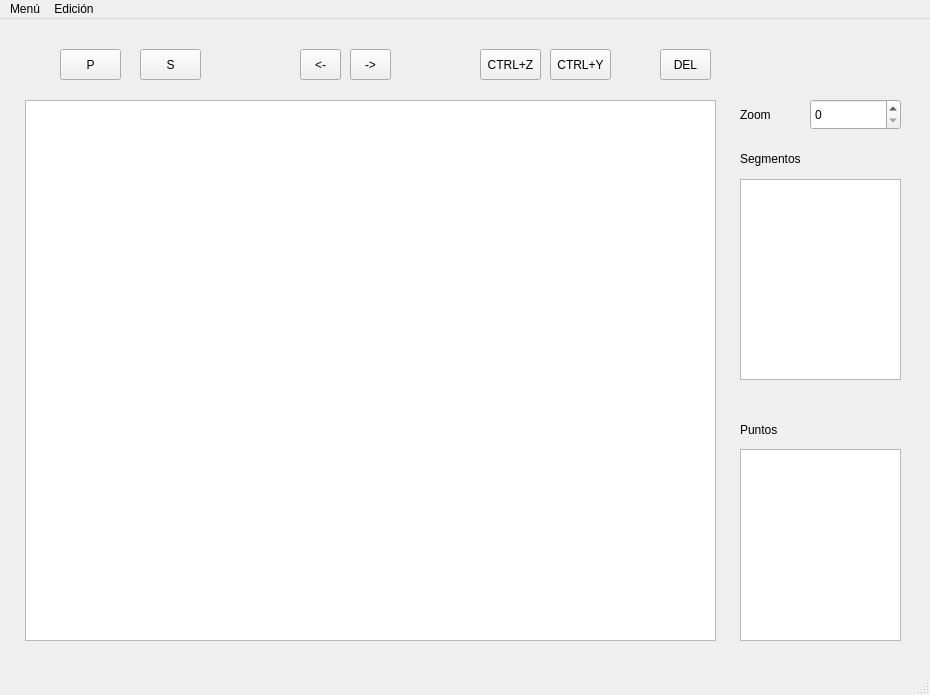
<?xml version="1.0" encoding="UTF-8"?>
<ui version="4.0">
 <class>MainWindow</class>
 <widget class="QMainWindow" name="MainWindow">
  <property name="geometry">
   <rect>
    <x>0</x>
    <y>0</y>
    <width>930</width>
    <height>695</height>
   </rect>
  </property>
  <property name="windowTitle">
   <string>MainWindow</string>
  </property>
  <widget class="QWidget" name="centralwidget">
   <widget class="QSpinBox" name="spin_zoom">
    <property name="geometry">
     <rect>
      <x>810</x>
      <y>80</y>
      <width>91</width>
      <height>31</height>
     </rect>
    </property>
    <property name="maximum">
     <number>5</number>
    </property>
   </widget>
   <widget class="QLabel" name="label_zoom">
    <property name="geometry">
     <rect>
      <x>740</x>
      <y>80</y>
      <width>51</width>
      <height>31</height>
     </rect>
    </property>
    <property name="text">
     <string>Zoom</string>
    </property>
   </widget>
   <widget class="QListWidget" name="lista_segmentos">
    <property name="geometry">
     <rect>
      <x>740</x>
      <y>160</y>
      <width>161</width>
      <height>201</height>
     </rect>
    </property>
   </widget>
   <widget class="QLabel" name="label_segmentos">
    <property name="geometry">
     <rect>
      <x>740</x>
      <y>130</y>
      <width>141</width>
      <height>20</height>
     </rect>
    </property>
    <property name="text">
     <string>Segmentos</string>
    </property>
   </widget>
   <widget class="QListWidget" name="lista_puntos">
    <property name="geometry">
     <rect>
      <x>740</x>
      <y>430</y>
      <width>161</width>
      <height>192</height>
     </rect>
    </property>
   </widget>
   <widget class="QLabel" name="label_puntos">
    <property name="geometry">
     <rect>
      <x>740</x>
      <y>400</y>
      <width>141</width>
      <height>21</height>
     </rect>
    </property>
    <property name="text">
     <string>Puntos</string>
    </property>
   </widget>
   <widget class="QToolButton" name="boton_punto">
    <property name="geometry">
     <rect>
      <x>60</x>
      <y>30</y>
      <width>61</width>
      <height>31</height>
     </rect>
    </property>
    <property name="text">
     <string>P</string>
    </property>
   </widget>
   <widget class="QToolButton" name="boton_segmento">
    <property name="geometry">
     <rect>
      <x>140</x>
      <y>30</y>
      <width>61</width>
      <height>31</height>
     </rect>
    </property>
    <property name="text">
     <string>S</string>
    </property>
   </widget>
   <widget class="QToolButton" name="boton_deshacer">
    <property name="geometry">
     <rect>
      <x>480</x>
      <y>30</y>
      <width>61</width>
      <height>31</height>
     </rect>
    </property>
    <property name="text">
     <string>CTRL+Z</string>
    </property>
   </widget>
   <widget class="QToolButton" name="boton_rehacer">
    <property name="geometry">
     <rect>
      <x>550</x>
      <y>30</y>
      <width>61</width>
      <height>31</height>
     </rect>
    </property>
    <property name="text">
     <string>CTRL+Y</string>
    </property>
   </widget>
   <widget class="QGraphicsView" name="frame_edicion">
    <property name="geometry">
     <rect>
      <x>25</x>
      <y>81</y>
      <width>691</width>
      <height>541</height>
     </rect>
    </property>
   </widget>
   <widget class="QToolButton" name="boton_borrar">
    <property name="geometry">
     <rect>
      <x>660</x>
      <y>30</y>
      <width>51</width>
      <height>31</height>
     </rect>
    </property>
    <property name="text">
     <string>DEL</string>
    </property>
   </widget>
   <widget class="QToolButton" name="boton_previo">
    <property name="geometry">
     <rect>
      <x>300</x>
      <y>30</y>
      <width>41</width>
      <height>31</height>
     </rect>
    </property>
    <property name="text">
     <string>&lt;-</string>
    </property>
   </widget>
   <widget class="QToolButton" name="boton_siguiente">
    <property name="geometry">
     <rect>
      <x>350</x>
      <y>30</y>
      <width>41</width>
      <height>31</height>
     </rect>
    </property>
    <property name="text">
     <string>-&gt;</string>
    </property>
   </widget>
  </widget>
  <widget class="QMenuBar" name="menu">
   <property name="geometry">
    <rect>
     <x>0</x>
     <y>0</y>
     <width>930</width>
     <height>26</height>
    </rect>
   </property>
   <widget class="QMenu" name="menuMen">
    <property name="title">
     <string>Menú</string>
    </property>
    <addaction name="actionAbrir_Carpeta"/>
    <addaction name="actionAbrir_Imagen"/>
   </widget>
   <widget class="QMenu" name="menuEdici_n">
    <property name="title">
     <string>Edición</string>
    </property>
    <addaction name="actionGuardar"/>
   </widget>
   <addaction name="menuMen"/>
   <addaction name="menuEdici_n"/>
  </widget>
  <widget class="QStatusBar" name="barra_estado"/>
  <action name="actionAbrir_Carpeta">
   <property name="text">
    <string>Abrir Carpeta</string>
   </property>
  </action>
  <action name="actionAbrir_Imagen">
   <property name="text">
    <string>Abrir Imagen</string>
   </property>
  </action>
  <action name="actionGuardar">
   <property name="text">
    <string>Guardar</string>
   </property>
  </action>
 </widget>
 <resources/>
 <connections/>
</ui>
